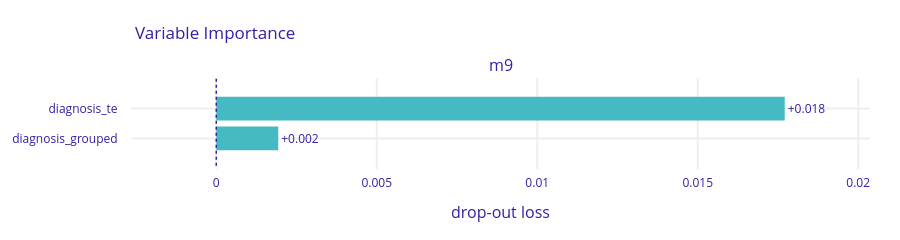
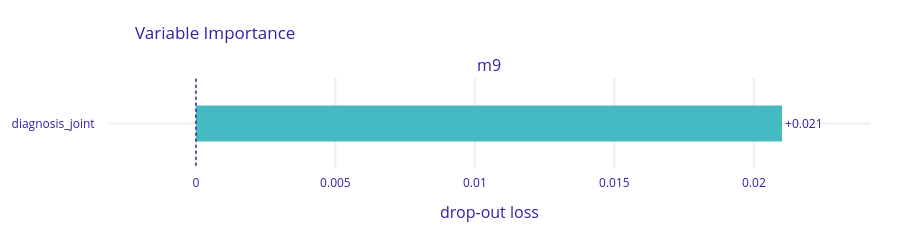
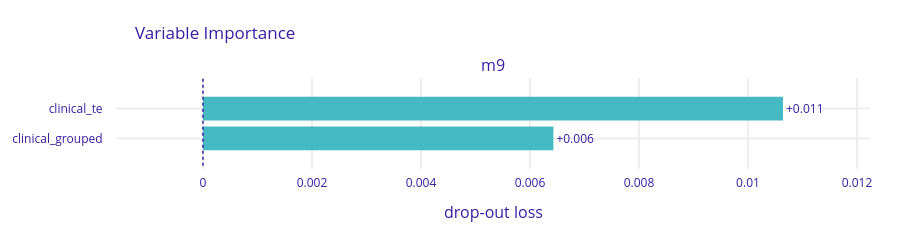
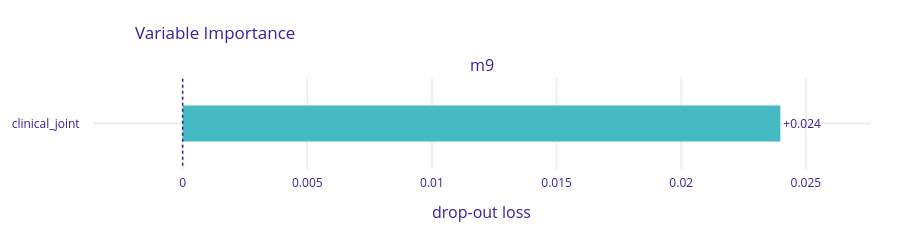

The cell these charts' notebook holds for them, in order:
### Markdown cell above
### 9. Analysis 3: Feature representation analysis (by permutation on joint vs separated features)

### Code cell
# 3. Representation Analysis -------------------------------------------------------------------------------------------

feature_groups_drug_sep_raw_dist = {
    'medication': drug_cols,
    'medication_distinct_count': group_med_prescribed,
}
feature_groups_drug_sep_raw_chg = {
    'medication': drug_cols,
    'medication_change_count': group_med_change,
}
feature_groups_drug_sep_dist_chg = {
    'medication_distinct_count': group_med_prescribed,
    'medication_change_count': group_med_change,
}
feature_groups_drug_joint = {
    'medication_joint': drug_cols + group_med_prescribed + group_med_change
}
feature_groups_diag_sep = {
    'diagnosis_grouped': diag_cols,
    'diagnosis_te': diag_te_cols
}
feature_groups_diag_joint = {
    'diagnosis_joint': diag_cols + diag_te_cols
}
feature_groups_clin_sep = {
    'clinical_grouped': [
        "pipeline_admission_type_raw__admission_type_id",
        "pipeline_discharge_raw__discharge_disposition_id",
        "pipeline_admission_src_raw__admission_source_id",
        "pipeline_medical_raw__medical_specialty",
    ],
    'clinical_te': clin_te_cols,
}
feature_groups_clin_joint = {
    'clinical_joint': [
        "pipeline_admission_type_raw__admission_type_id",
        "pipeline_discharge_raw__discharge_disposition_id",
        "pipeline_admission_src_raw__admission_source_id",
        "pipeline_medical_raw__medical_specialty",
    ] + clin_te_cols
}

# Run feature concept importance
if RUN_FEATURE_GROUP_IMP_REP:

    # Get last model and data
    k = "m9"
    model = DICT_MODEL_OUTPUT[k]
    x = X_val[model.feature_names_in_]

    explainer_rep = dx.Explainer(model, x, y_val, label=k, predict_function=predict_positive_prob, verbose=True)

    print('Running Importance: Diagnosis (Separated)')
    importance_diag_sep = explainer_rep.model_parts(variable_groups=feature_groups_diag_sep,
                                                    loss_function=negative_prauc,
                                                    type='difference',
                                                    N=None,
                                                    B=100,
                                                    processes=1,
                                                    random_state=42)

    print('Running Importance: Diagnosis (Joint)')
    importance_diag_joint = explainer_rep.model_parts(variable_groups=feature_groups_diag_joint,
                                                      loss_function=negative_prauc,
                                                      type='difference',
                                                      N=None,
                                                      B=100,
                                                      processes=1,
                                                      random_state=42)

    print('Running Importance: Clinical (Separated)')
    importance_clin_sep = explainer_rep.model_parts(variable_groups=feature_groups_clin_sep,
                                                    loss_function=negative_prauc,
                                                    type='difference',
                                                    N=None,
                                                    B=100,
                                                    processes=1,
                                                    random_state=42)

    print('Running Importance: Clinical (Joint)')
    importance_clin_joint = explainer_rep.model_parts(variable_groups=feature_groups_clin_joint,
                                                      loss_function=negative_prauc,
                                                      type='difference',
                                                      N=None,
                                                      B=100,
                                                      processes=1,
                                                      random_state=42)

    print('Running Importance: Medication (Separated (Raw vs Distinct)')
    importance_drug_sep_raw_dist = explainer_rep.model_parts(variable_groups=feature_groups_drug_sep_raw_dist,
                                                    loss_function=negative_prauc,
                                                    type='difference',
                                                    N=None,
                                                    B=100,
                                                    processes=1,
                                                    random_state=42)

    print('Running Importance: Medication (Separated (Raw vs Change)')
    importance_drug_sep_raw_chg = explainer_rep.model_parts(variable_groups=feature_groups_drug_sep_raw_chg,
                                                    loss_function=negative_prauc,
                                                    type='difference',
                                                    N=None,
                                                    B=100,
                                                    processes=1,
                                                    random_state=42)

    print('Running Importance: Medication (Separated (Distinct vs Change)')
    importance_drug_sep_dist_chg = explainer_rep.model_parts(variable_groups=feature_groups_drug_sep_dist_chg,
                                                    loss_function=negative_prauc,
                                                    type='difference',
                                                    N=None,
                                                    B=100,
                                                    processes=1,
                                                    random_state=42)

    print('Running Importance: Medication (Joint)')
    importance_drug_joint = explainer_rep.model_parts(variable_groups=feature_groups_drug_joint,
                                                      loss_function=negative_prauc,
                                                      type='difference',
                                                      N=None,
                                                      B=100,
                                                      processes=1,
                                                      random_state=42)

    with open(PATH_XGB_ANALYSIS / 'ana3_explainer_rep.pkl', 'wb') as f:
        explainer_rep.dump(f)

    with open(PATH_XGB_ANALYSIS / 'ana3_importance_rep_diag_sep.pkl', 'wb') as f:
        pickle.dump(importance_diag_sep, f)

    with open(PATH_XGB_ANALYSIS / 'ana3_importance_rep_diag_joint.pkl', 'wb') as f:
        pickle.dump(importance_diag_joint, f)

    with open(PATH_XGB_ANALYSIS / 'ana3_importance_rep_clin_sep.pkl', 'wb') as f:
        pickle.dump(importance_clin_sep, f)

    with open(PATH_XGB_ANALYSIS / 'ana3_importance_rep_clin_joint.pkl', 'wb') as f:
        pickle.dump(importance_clin_joint, f)

    with open(PATH_XGB_ANALYSIS / 'ana3_importance_rep_drug_sep_raw_dist.pkl', 'wb') as f:
        pickle.dump(importance_drug_sep_raw_dist, f)

    with open(PATH_XGB_ANALYSIS / 'ana3_importance_rep_drug_sep_raw_chg.pkl', 'wb') as f:
        pickle.dump(importance_drug_sep_raw_chg, f)

    with open(PATH_XGB_ANALYSIS / 'ana3_importance_rep_drug_sep_dist_chg.pkl', 'wb') as f:
        pickle.dump(importance_drug_sep_dist_chg, f)

    with open(PATH_XGB_ANALYSIS / 'ana3_importance_rep_drug_joint.pkl', 'wb') as f:
        pickle.dump(importance_drug_joint, f)

else:

    with open(PATH_XGB_ANALYSIS / 'ana3_explainer_rep.pkl', 'rb') as f:
        explainer_rep = pickle.load(f)

    with open(PATH_XGB_ANALYSIS / 'ana3_importance_rep_diag_sep.pkl', 'rb') as f:
        importance_diag_sep = pickle.load(f)

    with open(PATH_XGB_ANALYSIS / 'ana3_importance_rep_diag_joint.pkl', 'rb') as f:
        importance_diag_joint = pickle.load(f)

    with open(PATH_XGB_ANALYSIS / 'ana3_importance_rep_clin_sep.pkl', 'rb') as f:
        importance_clin_sep = pickle.load(f)

    with open(PATH_XGB_ANALYSIS / 'ana3_importance_rep_clin_joint.pkl', 'rb') as f:
        importance_clin_joint = pickle.load(f)

    with open(PATH_XGB_ANALYSIS / 'ana3_importance_rep_drug_sep_raw_dist.pkl', 'rb') as f:
        importance_drug_sep_raw_dist = pickle.load(f)

    with open(PATH_XGB_ANALYSIS / 'ana3_importance_rep_drug_sep_raw_chg.pkl', 'rb') as f:
        importance_drug_sep_raw_chg = pickle.load(f)

    with open(PATH_XGB_ANALYSIS / 'ana3_importance_rep_drug_sep_dist_chg.pkl', 'rb') as f:
        importance_drug_sep_dist_chg = pickle.load(f)

    with open(PATH_XGB_ANALYSIS / 'ana3_importance_rep_drug_joint.pkl', 'rb') as f:
        importance_drug_joint = pickle.load(f)

# Plot importance
print('Variable importance: by diagnosis (separated)')
importance_diag_sep.plot(show=True)
print('\n')

print('Variable importance: by diagnosis (joint)')
importance_diag_joint.plot(show=True)
print('\n')

print('Variable importance: by clinicals (separated)')
importance_clin_sep.plot(show=True)
print('\n')

print('Variable importance: by clinicals (joint)')
importance_clin_joint.plot(show=True)
print('\n')

print('Variable importance: by prescription (raw vs distinct count)')
importance_drug_sep_raw_dist.plot(show=True)
print('\n')

print('Variable importance: by prescription (raw vs change count)')
importance_drug_sep_raw_chg.plot(show=True)
print('\n')

print('Variable importance: by prescription (distinct count vs change count)')
importance_drug_sep_dist_chg.plot(show=True)
print('\n')

print('Variable importance: by prescription (joint)')
importance_drug_joint.plot(show=True)
print('\n')

### Figure 1 — Plotly figure (JSON) as saved in the notebook; plotly's stock layout.template omitted (floating-point values rounded to 4 significant figures)
{"data": [{"base": 0.0, "hoverinfo": "text", "hoverlabel": {"bgcolor": "rgba(0,0,0,0.8)"}, "hovertext": ["Model: m9 loss after<br>variable: diagnosis_te is permuted: 0.018<br>Drop-out loss change: +0.018", "Model: m9 loss after<br>variable: diagnosis_grouped is permuted: 0.002<br>Drop-out loss change: +0.002"], "marker": {"color": "#46bac2"}, "orientation": "h", "showlegend": false, "text": ["+0.018", "+0.002"], "textposition": "outside", "x": [0.01771, 0.001931], "y": ["diagnosis_te", "diagnosis_grouped"], "type": "bar", "xaxis": "x", "yaxis": "y"}], "layout": {"xaxis": {"anchor": "y", "domain": [0.0, 1.0], "type": "linear", "gridwidth": 2, "zeroline": false, "automargin": true, "ticks": "outside", "tickcolor": "white", "ticklen": 3, "fixedrange": true, "range": [-0.002657, 0.02037]}, "yaxis": {"anchor": "x", "domain": [0.0, 1.0], "type": "category", "autorange": "reversed", "gridwidth": 2, "automargin": true, "ticks": "outside", "tickcolor": "white", "ticklen": 10, "fixedrange": true}, "annotations": [{"font": {"size": 16}, "showarrow": false, "text": "m9", "x": 0.5, "xanchor": "center", "xref": "paper", "y": 1.0, "yanchor": "bottom", "yref": "paper"}, {"font": {"size": 16}, "showarrow": false, "text": "drop-out loss", "x": 0.5, "xanchor": "center", "xref": "paper", "y": 0, "yanchor": "top", "yref": "paper", "yshift": -30}], "shapes": [{"line": {"color": "#371ea3", "dash": "dot", "width": 1.5}, "type": "line", "x0": 0.0, "x1": 0.0, "xref": "x", "y0": -1, "y1": 2, "yref": "y"}], "title": {"text": "Variable Importance", "x": 0.15}, "font": {"color": "#371ea3"}, "margin": {"t": 78, "b": 71, "r": 30}, "height": 223.0}}

### Figure 2 — Plotly figure (JSON) as saved in the notebook; plotly's stock layout.template omitted (floating-point values rounded to 4 significant figures)
{"data": [{"base": 0.0, "hoverinfo": "text", "hoverlabel": {"bgcolor": "rgba(0,0,0,0.8)"}, "hovertext": ["Model: m9 loss after<br>variable: diagnosis_joint is permuted: 0.021<br>Drop-out loss change: +0.021"], "marker": {"color": "#46bac2"}, "orientation": "h", "showlegend": false, "text": ["+0.021"], "textposition": "outside", "x": [0.02101], "y": ["diagnosis_joint"], "type": "bar", "xaxis": "x", "yaxis": "y"}], "layout": {"xaxis": {"anchor": "y", "domain": [0.0, 1.0], "type": "linear", "gridwidth": 2, "zeroline": false, "automargin": true, "ticks": "outside", "tickcolor": "white", "ticklen": 3, "fixedrange": true, "range": [-0.003152, 0.02416]}, "yaxis": {"anchor": "x", "domain": [0.0, 1.0], "type": "category", "autorange": "reversed", "gridwidth": 2, "automargin": true, "ticks": "outside", "tickcolor": "white", "ticklen": 10, "fixedrange": true}, "annotations": [{"font": {"size": 16}, "showarrow": false, "text": "m9", "x": 0.5, "xanchor": "center", "xref": "paper", "y": 1.0, "yanchor": "bottom", "yref": "paper"}, {"font": {"size": 16}, "showarrow": false, "text": "drop-out loss", "x": 0.5, "xanchor": "center", "xref": "paper", "y": 0, "yanchor": "top", "yref": "paper", "yshift": -30}], "shapes": [{"line": {"color": "#371ea3", "dash": "dot", "width": 1.5}, "type": "line", "x0": 0.0, "x1": 0.0, "xref": "x", "y0": -1, "y1": 1, "yref": "y"}], "title": {"text": "Variable Importance", "x": 0.15}, "font": {"color": "#371ea3"}, "margin": {"t": 78, "b": 71, "r": 30}, "height": 203.0}}

### Figure 3 — Plotly figure (JSON) as saved in the notebook; plotly's stock layout.template omitted (floating-point values rounded to 4 significant figures)
{"data": [{"base": 0.0, "hoverinfo": "text", "hoverlabel": {"bgcolor": "rgba(0,0,0,0.8)"}, "hovertext": ["Model: m9 loss after<br>variable: clinical_te is permuted: 0.011<br>Drop-out loss change: +0.011", "Model: m9 loss after<br>variable: clinical_grouped is permuted: 0.006<br>Drop-out loss change: +0.006"], "marker": {"color": "#46bac2"}, "orientation": "h", "showlegend": false, "text": ["+0.011", "+0.006"], "textposition": "outside", "x": [0.01064, 0.00643], "y": ["clinical_te", "clinical_grouped"], "type": "bar", "xaxis": "x", "yaxis": "y"}], "layout": {"xaxis": {"anchor": "y", "domain": [0.0, 1.0], "type": "linear", "gridwidth": 2, "zeroline": false, "automargin": true, "ticks": "outside", "tickcolor": "white", "ticklen": 3, "fixedrange": true, "range": [-0.001596, 0.01224]}, "yaxis": {"anchor": "x", "domain": [0.0, 1.0], "type": "category", "autorange": "reversed", "gridwidth": 2, "automargin": true, "ticks": "outside", "tickcolor": "white", "ticklen": 10, "fixedrange": true}, "annotations": [{"font": {"size": 16}, "showarrow": false, "text": "m9", "x": 0.5, "xanchor": "center", "xref": "paper", "y": 1.0, "yanchor": "bottom", "yref": "paper"}, {"font": {"size": 16}, "showarrow": false, "text": "drop-out loss", "x": 0.5, "xanchor": "center", "xref": "paper", "y": 0, "yanchor": "top", "yref": "paper", "yshift": -30}], "shapes": [{"line": {"color": "#371ea3", "dash": "dot", "width": 1.5}, "type": "line", "x0": 0.0, "x1": 0.0, "xref": "x", "y0": -1, "y1": 2, "yref": "y"}], "title": {"text": "Variable Importance", "x": 0.15}, "font": {"color": "#371ea3"}, "margin": {"t": 78, "b": 71, "r": 30}, "height": 223.0}}

### Figure 4 — Plotly figure (JSON) as saved in the notebook; plotly's stock layout.template omitted (floating-point values rounded to 4 significant figures)
{"data": [{"base": 0.0, "hoverinfo": "text", "hoverlabel": {"bgcolor": "rgba(0,0,0,0.8)"}, "hovertext": ["Model: m9 loss after<br>variable: clinical_joint is permuted: 0.024<br>Drop-out loss change: +0.024"], "marker": {"color": "#46bac2"}, "orientation": "h", "showlegend": false, "text": ["+0.024"], "textposition": "outside", "x": [0.02398], "y": ["clinical_joint"], "type": "bar", "xaxis": "x", "yaxis": "y"}], "layout": {"xaxis": {"anchor": "y", "domain": [0.0, 1.0], "type": "linear", "gridwidth": 2, "zeroline": false, "automargin": true, "ticks": "outside", "tickcolor": "white", "ticklen": 3, "fixedrange": true, "range": [-0.003596, 0.02757]}, "yaxis": {"anchor": "x", "domain": [0.0, 1.0], "type": "category", "autorange": "reversed", "gridwidth": 2, "automargin": true, "ticks": "outside", "tickcolor": "white", "ticklen": 10, "fixedrange": true}, "annotations": [{"font": {"size": 16}, "showarrow": false, "text": "m9", "x": 0.5, "xanchor": "center", "xref": "paper", "y": 1.0, "yanchor": "bottom", "yref": "paper"}, {"font": {"size": 16}, "showarrow": false, "text": "drop-out loss", "x": 0.5, "xanchor": "center", "xref": "paper", "y": 0, "yanchor": "top", "yref": "paper", "yshift": -30}], "shapes": [{"line": {"color": "#371ea3", "dash": "dot", "width": 1.5}, "type": "line", "x0": 0.0, "x1": 0.0, "xref": "x", "y0": -1, "y1": 1, "yref": "y"}], "title": {"text": "Variable Importance", "x": 0.15}, "font": {"color": "#371ea3"}, "margin": {"t": 78, "b": 71, "r": 30}, "height": 203.0}}
